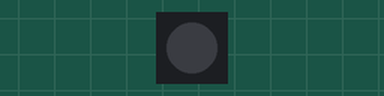
Recording of a program running on a simulated CircuitPython board. Parts: 1 RGB LEDs in strip order, left to right. What the program prints to the serial console is not drawn.

Above: at 0.3 s.
At 10.05 s:
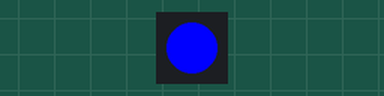
At 39.15 s:
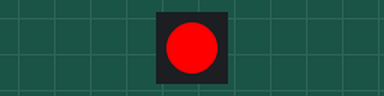
Timing chart, 0 to 40.0 s (numbered marks = the images above):
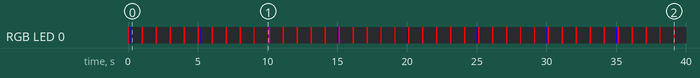

Measured:
- by itself, RGB LED 0: off → RGB(255, 0, 0) at 0.00 s, → RGB(0, 0, 255) 0.10 s later, → off 0.10 s later, → RGB(255, 0, 0) 0.80 s later, … (88 changes in this stretch)

The program:

scheduler.py
```python
import time, neopixel_write, board
from digitalio import DigitalInOut, Direction, Pull

blink1_time = time.monotonic()
blink1_int = 1

blink2_time = time.monotonic()
blink2_int = 5

try:
    neopix = DigitalInOut(board.NEOPIXEL)
    neopix.direction = Direction.OUTPUT
except Exception as e:
    print(e)

payload = []

while True:
    now = time.monotonic()

    if now >= blink1_time:
        blink1_time = now + blink1_int
        test = (0.00000000000000012356,7,8,9)
        payload.append((now, '{:E}, {}, {}, {}'.format(*test)))
        neopixel_write.neopixel_write(neopix, bytearray([0,255,0]))
        time.sleep(0.1)
        neopixel_write.neopixel_write(neopix, bytearray([0,0,0]))

    if now >= blink2_time:
        blink2_time = now + blink2_int
        print(payload)
        neopixel_write.neopixel_write(neopix, bytearray([0,0,255]))
        time.sleep(0.1)
        neopixel_write.neopixel_write(neopix, bytearray([0,0,0]))
        payload = []
```
